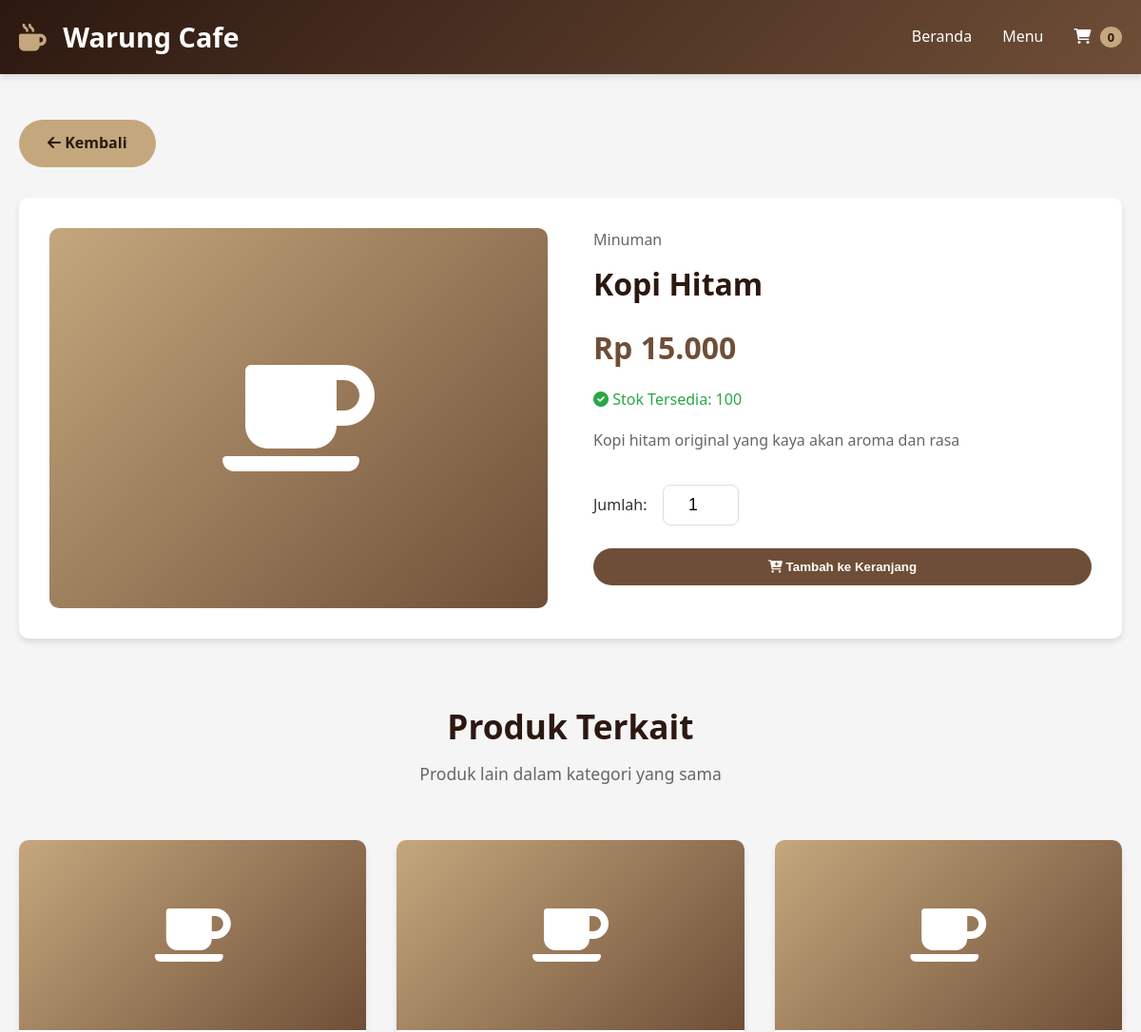
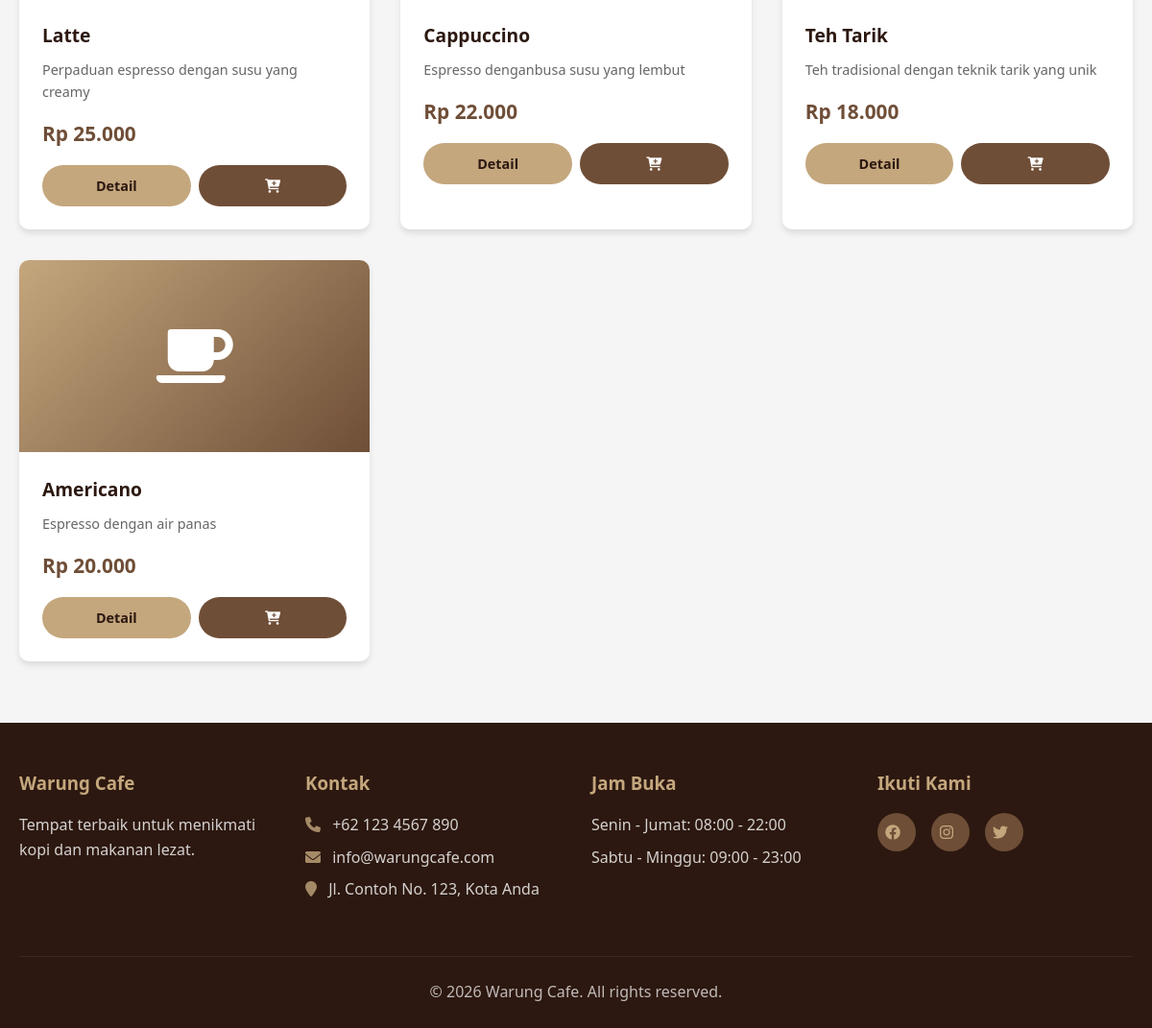
Screenshot of /product.php?id=1 with the database file from the repository (2 pictures, top to bottom).
### tables this page shows
CREATE TABLE IF NOT EXISTS products (
    id INT AUTO_INCREMENT PRIMARY KEY,
    name VARCHAR(255) NOT NULL,
    description TEXT,
    price DECIMAL(10,2) NOT NULL,
    image VARCHAR(255) DEFAULT 'default.jpg',
    category VARCHAR(100) DEFAULT 'General',
    stock INT DEFAULT 100,
    created_at TIMESTAMP DEFAULT CURRENT_TIMESTAMP,
    updated_at TIMESTAMP DEFAULT CURRENT_TIMESTAMP ON UPDATE CURRENT_TIMESTAMP
);

### product.php (the view, shortened to what this page needs)
<?php
require_once 'config/database.php';
$productId = isset($_GET['id']) ? (int)$_GET['id'] : 0;
$stmt = $conn->prepare("SELECT * FROM products WHERE id = ?");
$stmt->bind_param("i", $productId);
$stmt->execute();
$result = $stmt->get_result();
$product = $result->fetch_assoc();
$relatedProducts = [];
$stmt = $conn->prepare("SELECT * FROM products WHERE category = ? AND id != ? LIMIT 4");
$stmt->bind_param("si", $product['category'], $productId);
$stmt->execute();
$result = $stmt->get_result();
if ($result && $result->num_rows > 0) {
    while ($row = $result->fetch_assoc()) {
        $relatedProducts[] = $row;
    }
}
?>
<?php include 'components/header.php'; ?>
<section>
    <div class="container">
        <div style="margin-bottom: 2rem;">
            <a href="products.php" class="btn"><i class="fas fa-arrow-left"></i> Kembali</a>
        </div>
        <div class="product-detail-container">
            <div class="product-detail-image">
                <i class="fas fa-coffee"></i>
            </div>
            <div class="product-detail-info">
                <p style="color: #666; margin-bottom: 0.5rem;"><?php echo htmlspecialchars($product['category']); ?></p>
                <h1><?php echo htmlspecialchars($product['name']); ?></h1>
                <p class="price">Rp <?php echo number_format($product['price'], 0, ',', '.'); ?></p>
                <p class="stock">
                    <i class="fas fa-check-circle"></i> Stok Tersedia: <?php echo $product['stock']; ?>
                </p>
                <p class="description"><?php echo htmlspecialchars($product['description']); ?></p>
                <form action="add_to_cart.php" method="GET">
                    <div class="quantity-selector">
                        <label for="qty">Jumlah:</label>
                        <input type="number" id="qty" name="quantity" value="1" min="1" max="<?php echo $product['stock']; ?>">
                    </div>
                    <?php if ($product['stock'] > 0): ?>
                        <button type="submit" class="btn btn-primary" style="width: 100%;">
                            <i class="fas fa-cart-plus"></i> Tambah ke Keranjang
                        </button>
                    <?php else: ?>
                        <button class="btn" disabled style="width: 100%;">Stok Habis</button>
                    <?php endif; ?>
                </form>
            </div>
        </div>
        <?php if (!empty($relatedProducts)): ?>
            <div style="margin-top: 4rem;">
                <div class="section-title">
                    <h2>Produk Terkait</h2>
                    <p>Produk lain dalam kategori yang sama</p>
                </div>
                <div class="product-grid">
                    <?php foreach ($relatedProducts as $related): ?>
                        <div class="product-card">
                            <div class="product-image">
                                <i class="fas fa-coffee"></i>
                            </div>
                            <div class="product-info">
                                <h3><?php echo htmlspecialchars($related['name']); ?></h3>
                                <p class="description"><?php echo htmlspecialchars($related['description']); ?></p>
                                <p class="price">Rp <?php echo number_format($related['price'], 0, ',', '.'); ?></p>
                                <div class="product-actions">
                                    <a href="product.php?id=<?php echo $related['id']; ?>" class="btn">Detail</a>
                                    <?php if ($related['stock'] > 0): ?>
                                        <a href="add_to_cart.php?id=<?php echo $related['id']; ?>" class="btn btn-primary">
                                            <i class="fas fa-cart-plus"></i>
                                        </a>
                                    <?php endif; ?>
                                </div>
                            </div>
                        </div>
                    <?php endforeach; ?>
                </div>
            </div>
        <?php endif; ?>
    </div>
</section>
<?php include 'components/footer.php'; ?>

### css/style.css (style rules this page uses)
* { margin: 0; padding: 0; box-sizing: border-box; }
:root { --primary-color: #6f4e37; --secondary-color: #c4a77d; --accent-color: #2c1810; --light-color: #f5f5f5; --dark-color: #333; --success-color: #28a745; --danger-color: #dc3545; --shadow: 0 4px 6px rgba(0, 0, 0, 0.1); }
body { font-family: "Segoe UI", Tahoma, Geneva, Verdana, sans-serif; line-height: 1.6; color: var(--dark-color); background-color: var(--light-color); min-height: 100vh; display: flex; flex-direction: column; }
.container { max-width: 1200px; margin: 0 auto; padding: 0 20px; }
.btn { display: inline-block; padding: 12px 30px; background: var(--secondary-color); color: var(--accent-color); text-decoration: none; border-radius: 25px; font-weight: 600; transition: all 0.3s; border: none; cursor: pointer; }
.btn-primary { background: var(--primary-color); color: white; }
section { padding: 3rem 0; }
.section-title { text-align: center; margin-bottom: 2.5rem; }
.section-title h2 { font-size: 2.2rem; color: var(--accent-color); margin-bottom: 0.5rem; }
.section-title p { color: #666; font-size: 1.1rem; }
.product-grid { display: grid; grid-template-columns: repeat(auto-fill, minmax(280px, 1fr)); gap: 2rem; padding: 1rem 0; }
.product-card { background: white; border-radius: 10px; overflow: hidden; box-shadow: var(--shadow); transition: transform 0.3s, box-shadow 0.3s; }
.product-image { width: 100%; height: 200px; background: linear-gradient( 135deg, var(--secondary-color), var(--primary-color) ); display: flex; align-items: center; justify-content: center; color: white; font-size: 4rem; }
.product-info { padding: 1.5rem; }
.product-info h3 { font-size: 1.2rem; margin-bottom: 0.5rem; color: var(--accent-color); }
.product-info .description { color: #666; font-size: 0.9rem; margin-bottom: 1rem; display: -webkit-box; -webkit-line-clamp: 2; -webkit-box-orient: vertical; overflow: hidden; }
.product-info .price { font-size: 1.3rem; font-weight: 700; color: var(--primary-color); margin-bottom: 1rem; }
.product-actions { display: flex; gap: 0.5rem; }
.product-actions .btn { flex: 1; text-align: center; padding: 10px; font-size: 0.9rem; }
.product-detail-container { background: white; border-radius: 10px; padding: 2rem; box-shadow: var(--shadow); display: grid; grid-template-columns: 1fr 1fr; gap: 3rem; }
.product-detail-image { background: linear-gradient( 135deg, var(--secondary-color), var(--primary-color) ); border-radius: 10px; height: 400px; display: flex; align-items: center; justify-content: center; color: white; font-size: 8rem; }
.product-detail-info h1 { font-size: 2rem; color: var(--accent-color); margin-bottom: 1rem; }
.product-detail-info .price { font-size: 2rem; font-weight: 700; color: var(--primary-color); margin-bottom: 1rem; }
.product-detail-info .stock { font-size: 1rem; color: var(--success-color); margin-bottom: 1rem; }
.product-detail-info .description { color: #666; line-height: 1.8; margin-bottom: 2rem; }
.quantity-selector { display: flex; align-items: center; gap: 1rem; margin-bottom: 1.5rem; }
.quantity-selector input { width: 80px; padding: 10px; text-align: center; border: 1px solid #ddd; border-radius: 8px; font-size: 1.1rem; }

### rows the page displays
products: category "Minuman", name "Kopi Hitam", price "15.000", stock "100", description "Kopi hitam original yang kaya akan aroma dan rasa"
products: name "Latte", description "Perpaduan espresso dengan susu yang creamy", price "25.000"
products: name "Cappuccino", description "Espresso denganbusa susu yang lembut", price "22.000"
products: name "Teh Tarik", description "Teh tradisional dengan teknik tarik yang unik", price "18.000"
products: name "Americano", description "Espresso dengan air panas", price "20.000"

### other values shown
getCartCount() "0"
